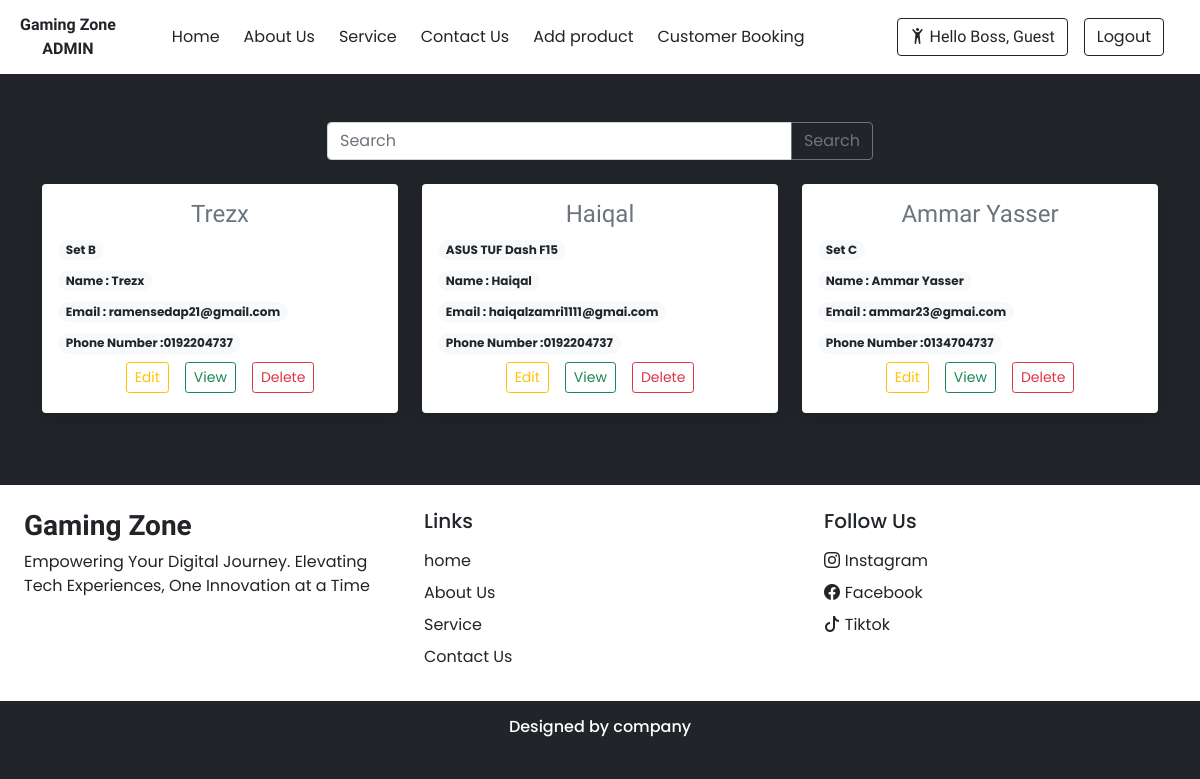
The app's page /projek/custbooking.php with its own data.
### tables this page shows
CREATE TABLE `order` (
  `id` int(11) NOT NULL,
  `product` varchar(100) NOT NULL,
  `name` varchar(100) NOT NULL,
  `email` varchar(100) NOT NULL,
  `phone` varchar(100) NOT NULL
);

### projek/custbooking.php (the view, shortened to what this page needs)
<!DOCTYPE html>
<html lang="en">
<head>
  <link rel="stylesheet" href="https://cdn.jsdelivr.net/npm/swiper@11/swiper-bundle.min.css"/>
  <?php require ('inc/links.php'); ?>
</head>
<body class="bg-dark">
<?php require('inc/adminheader.php'); ?><br><br>
<?php
require 'config.php';
$search_query = "";
if(isset($_GET['search'])){
    $search_query = $_GET['search'];
    $sql = "SELECT * FROM `order` WHERE
            `id` LIKE '%$search_query%' OR
            `product` LIKE '%$search_query%' OR
            `name` LIKE '%$search_query%' OR
            `email` LIKE '%$search_query%' OR
            `phone` LIKE '%$search_query%'";
} else {
    $sql = "SELECT * FROM `order`";
}
$result = mysqli_query($conn, $sql);
?>
<div class="container">
  <div class="row justify-content-center">
    <div class="col-md-6 mb-4">
      <form action="" method="get">
        <div class="input-group">
          <input type="text" class="form-control" placeholder="Search" name="search" value="<?php echo htmlspecialchars($search_query); ?>">
          <button class="btn btn-outline-secondary" type="submit">Search</button>
        </div>
      </form>
    </div>
  </div>
  <div class="row justify-content-center">
    <?php
    while($row = mysqli_fetch_array($result)){
    ?>
    <div class="col-md-4 mb-4">
      <div class="card border-0 shadow" style="max-width: 600px;">
        <div class="card-body">
          <h4 class="card-title h-font text-center text-secondary"><?= htmlspecialchars($row['name']); ?></h4>
          <h4 class="badge rounded-pill bg-light text-dark text-wrap"> <?= htmlspecialchars($row['product']); ?></h4> <br>
          <h4 class="badge rounded-pill bg-light text-dark text-wrap">Name : <?= htmlspecialchars($row['name']); ?></h4> <br>
          <h4 class="badge rounded-pill bg-light text-dark text-wrap">Email : <?= htmlspecialchars($row['email']); ?></h4> <br>
          <h4 class="badge rounded-pill bg-light text-dark text-wrap">Phone Number :<?= htmlspecialchars($row['phone']); ?></h4>
          <div class="d-flex justify-content-center mb-1">
            <a href="edit.php?id=<?= $row['id']; ?>" class="btn btn-sm btn-outline-warning shadow-none mx-2">Edit</a>
            <a href="nextbooking.php?id=<?= $row['id']; ?>" class="btn btn-sm btn-outline-success shadow-none mx-2">View</a>
            <form action="delete.php" method="post" style="display: inline;">
              <button type="submit" name="deletebtn" class="btn btn-sm btn-outline-danger shadow-none mx-2" onclick="return confirm('Are you sure you want to delete this entry?')">Delete</button>
            </form>
          </div>
        </div>
      </div>
    </div>
    <?php } ?>
  </div>
</div>
<?php require('inc/footeradmin.php');?>
</body>
</html>

### projek/css/common.css (style rules this page uses)
:root { --teal: #2ec1ac; --teal_hover: #279e8c; }
* { font-family: 'Poppins', sans-serif; }
.h-font { font-family: 'Merienda', cursive; }

### records on screen
order: name "Trezx", product "Set B", email "ramensedap21@gmail.com", phone "0192204737"
order: name "Haiqal", product "ASUS TUF Dash F15", email "haiqalzamri1111@gmai.com", phone "0192204737"
order: name "Ammar Yasser", product "Set C", email "ammar23@gmai.com", phone "0134704737"

### other values on screen
$_SESSION["name"] "Guest"
